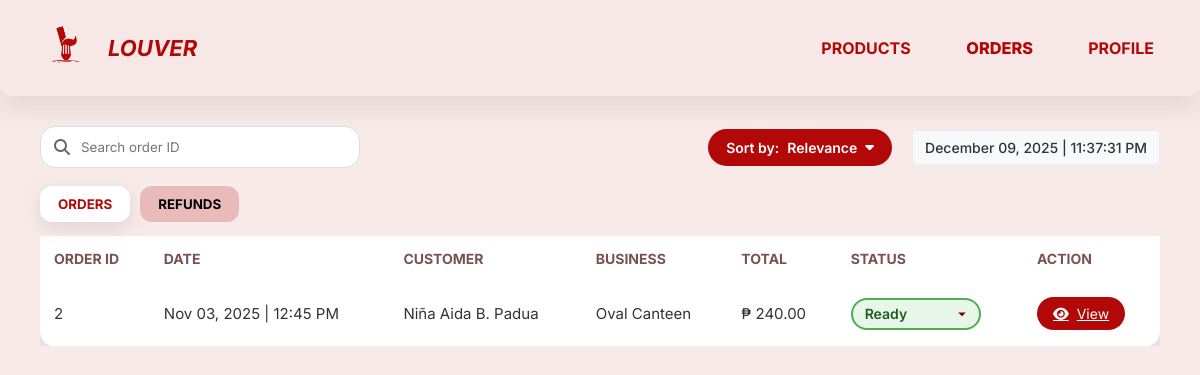
Page /html/business-owner/business-owner-myorders.php (signed in) on the committed database.
### tables this page shows
CREATE TABLE IF NOT EXISTS `orders` (
  `order_id` int NOT NULL AUTO_INCREMENT,
  `customer_id` int NOT NULL,
  `vendor_id` int NOT NULL,
  `total_price` decimal(10,2) NOT NULL,
  `payment_method` enum('COD') DEFAULT 'COD',
  `order_status` enum('Preparing','Ready','Delivered','Rejected') DEFAULT 'Preparing',
  `rejection_reason` varchar(255) DEFAULT NULL,
  `delivery_address` text,
  `customer_note` text,
  `delivery_fee` decimal(10,2) NOT NULL DEFAULT '20.00',
  `created_at` timestamp NULL DEFAULT CURRENT_TIMESTAMP,
  PRIMARY KEY (`order_id`),
  KEY `customer_id` (`customer_id`),
  KEY `vendor_id` (`vendor_id`)
);

CREATE TABLE IF NOT EXISTS `customers` (
  `customer_id` int NOT NULL AUTO_INCREMENT,
  `NAME` varchar(150) NOT NULL,
  `contact_number` varchar(20) NOT NULL,
  `email` varchar(150) NOT NULL,
  `password_hash` varchar(255) NOT NULL,
  `profile_image` varchar(255) DEFAULT 'default.png',
  `created_at` timestamp NULL DEFAULT CURRENT_TIMESTAMP,
  PRIMARY KEY (`customer_id`),
  UNIQUE KEY `email` (`email`)
);

CREATE TABLE IF NOT EXISTS `vendors` (
  `vendor_id` int NOT NULL AUTO_INCREMENT,
  `business_name` varchar(200) NOT NULL,
  `owner_name` varchar(150) DEFAULT NULL,
  `contact_number` varchar(20) NOT NULL,
  `address` varchar(255) NOT NULL,
  `email` varchar(200) DEFAULT NULL,
  `description` text,
  `estimated_time` varchar(50) DEFAULT '10 mins',
  `business_permit` varchar(255) NOT NULL,
  `profile_image` varchar(255) DEFAULT 'default.png',
  `password_hash` varchar(255) DEFAULT NULL,
  `session_status` enum('Online','Offline') DEFAULT 'Offline',
  `created_at` timestamp NULL DEFAULT CURRENT_TIMESTAMP,
  `banner_image` varchar(255) DEFAULT NULL,
  PRIMARY KEY (`vendor_id`),
  UNIQUE KEY `business_name` (`business_name`),
  KEY `session_status` (`session_status`)
);

### html/business-owner/business-owner-myorders.php (the view, shortened to what this page needs)
<?php
$conn = null;
$databaseConnected = isset($conn) && $conn;
$vendor_id = $_SESSION['vendor_id'];
$orders = [];
if ($databaseConnected) {
    $sql = "SELECT o.order_id, o.total_price, o.order_status, o.created_at, o.rejection_reason,
            c.customer_id, c.NAME AS customer_name, c.contact_number, c.email,
            v.business_name
            FROM orders o
            JOIN customers c ON o.customer_id = c.customer_id
            JOIN vendors v ON o.vendor_id = v.vendor_id
            WHERE o.vendor_id = ?
            ORDER BY o.created_at DESC";
    try {
        $stmt = $conn->prepare($sql);
        $stmt->bind_param("i", $vendor_id);
        $stmt->execute();
        $result = $stmt->get_result();
        if ($result) {
            $orders = $result->fetch_all(MYSQLI_ASSOC);
        }
    } catch (Exception $e) {
        error_log("Database error: " . $e->getMessage());
        $orders = [];
        $order_issues = [];
    }
}
?>
<!DOCTYPE html>
<html lang="en">
<head>
<link rel="stylesheet" href="https://cdnjs.cloudflare.com/ajax/libs/font-awesome/6.4.0/css/all.min.css">
<link rel="stylesheet" href="../../css/business-owner/business-owner-style.css">
<link rel="stylesheet" href="../../css/business-owner/business-owner-myorders.css">
</head>
<body>
<div class="navbar">
    <div class="logo">
        <img src="../../assets/pictures/logo.png" alt="Louver Logo" style="height:60px; width:auto;" />
        <span>LOUVER</span>
    </div>
    <div class="navbar-right">
        <nav>
            <a href="business-owner-products.html">PRODUCTS</a>
            <a href="business-owner-myorders.php" class="active">ORDERS</a>
            <a href="business-owner-account.html">PROFILE</a>
        </nav>
    </div>
</div>
<div class="orders-container">
    <div class="orders-top">
      <div class="search-wrapper">
        <i class="fa fa-search"></i>
        <input type="text" id="searchInput" placeholder="Search order ID">
      </div>
      <div class="date-sort">
        <div class="sort-dropdown">
          <button class="sort-btn">Sort by: <span id="sort-value">Relevance</span> <i class="fa fa-caret-down"></i></button>
        </div>
        <p class="date-label" id="liveClock"><?php echo date('F d, Y | h:i:s A'); ?></p>
      </div>
    </div>
    <div class="orders-tabs">
        <button class="tab active" data-tab="orders">ORDERS</button>
        <button class="tab" data-tab="refunds">REFUNDS</button>
    </div>
    <div class="orders-table-wrapper">
      <table class="orders-table" id="ordersTable">
        <thead>
          <tr>
            <th>ORDER ID</th>
            <th>DATE</th>
            <th>CUSTOMER</th>
            <th>BUSINESS</th>
            <th>TOTAL</th>
            <th>STATUS</th>
            <th>ACTION</th>
          </tr>
        </thead>
        <tbody id="ordersTableBody">
          <?php foreach ($orders as $order): ?>
          <?php
          $status_class = strtolower($order['order_status']);
          $date = new DateTime($order['created_at']);
          $formatted_date = $date->format('M d, Y | h:i A');
          ?>
          <tr data-tab="orders" data-order-id="<?php echo $order['order_id']; ?>">
              <td><?php echo htmlspecialchars($order['order_id']); ?></td>
              <td class="date-cell"><?php echo $formatted_date; ?></td>
              <td><?php echo htmlspecialchars($order['customer_name']); ?></td>
              <td><?php echo htmlspecialchars($order['business_name']); ?></td>
              <td>₱ <?php echo number_format($order['total_price'], 2); ?></td>
              <td>
                  <form method="POST" class="status-form" style="display: inline;">
                      <select name="status" class="status-select <?php echo $status_class; ?>" onchange="updateStatusColor(this); this.form.submit();" data-order-id="<?php echo $order['order_id']; ?>">
                          <option value="Ready" <?php echo $order['order_status'] == 'Ready' ? 'selected' : ''; ?>>Ready</option>
                      </select>
                  </form>
              </td>
              <td><a href="?view_order=<?php echo $order['order_id']; ?>" class="view-btn"><i class="fa fa-eye"></i> View</a></td>
          </tr>
          <?php endforeach; ?>
        </tbody>
      </table>
    </div>
</div>
</body>
</html>

### css/business-owner/business-owner-style.css (style rules this page uses)
* { margin: 0; padding: 0; box-sizing: border-box; font-family: "Inter", sans-serif; }
body { background: #f9eaea; }
.navbar { display: flex; justify-content: space-between; align-items: center; padding: 18px 36px; background: #f7e7e6; box-shadow: 0 15px 25px rgba(0, 0, 0, 0.08); border-bottom-left-radius: 12px; border-bottom-right-radius: 12px; gap: 12px; }
.navbar .logo { font-weight: 700; color: #b20808; font-size: 22px; display: flex; align-items: center; gap: 12px; font-family: 'Inter', sans-serif; font-style: italic; }
.navbar-right { display: flex; align-items: center; gap: 34px; }
.navbar-right nav { display: flex; gap: 36px; }
.navbar nav a { text-decoration: none; color: #b20808; font-weight: 700; font-size: 16px; padding: 6px 10px; transition: color 0.18s ease-in-out, font-weight 0.12s ease, transform 0.12s ease; -webkit-font-smoothing: antialiased; display: inline-block; }
.navbar nav a.active { color: #b20808; font-weight: 800; transform: scale(1.02); }
.orders-container { padding: 30px 40px; }
.orders-top { display: flex; justify-content: space-between; align-items: center; margin-bottom: 25px; }
.search-wrapper { position: relative; }
.search-wrapper input { width: 260px; padding: 12px 16px 12px 40px; border-radius: 15px; border: 1px solid #ddd; outline: none; }
.search-wrapper i { position: absolute; top: 50%; left: 14px; transform: translateY(-50%); color: #666; }
.date-sort { display: flex; align-items: center; gap: 20px; }
.date-label { font-weight: 600; color: #b20808; }
.sort-dropdown { position: relative; }
.sort-btn { background: #b20808; border: none; padding: 10px 18px; color: white; border-radius: 25px; font-size: 14px; cursor: pointer; }
.orders-tabs { display: flex; gap: 10px; margin-bottom: 20px; }
.orders-tabs .tab { padding: 10px 18px; border: none; background: #e9baba; border-radius: 12px; cursor: pointer; font-weight: 600; }
.orders-tabs .active { background: #b20808; color: white; }
.orders-table-wrapper { overflow-x: auto; }
.orders-table { width: 100%; background: rgb(239, 239, 239); border-radius: 12px; padding: 20px; border-collapse: collapse; }
.orders-table thead { background: #f5dcdc; }
.orders-table th { padding: 15px; font-size: 14px; color: #444; text-align: left; }
.orders-table td { padding: 18px 15px; border-bottom: 1px solid #eee; font-size: 15px; }
.view-btn { background: #b20808; color: white; padding: 8px 16px; border: none; border-radius: 20px; cursor: pointer; font-size: 14px; }
.view-btn i { margin-right: 6px; }
.sort-dropdown { position: relative; font-family: 'Inter', sans-serif; }
.sort-btn { background: #9C0E0E; color: white; border: none; padding: 12px 18px; border-radius: 30px; font-size: 15px; cursor: pointer; display: flex; align-items: center; gap: 5px; }

### css/business-owner/business-owner-myorders.css (style rules this page uses)
.orders-container { padding: 30px 40px; }
.orders-top { display: flex; justify-content: space-between; align-items: center; margin-bottom: 18px; }
.search-wrapper { position: relative; }
.search-wrapper input { width: 320px; padding: 12px 16px 12px 40px; border-radius: 15px; border: 1px solid #ddd; outline: none; background: #fff; }
.search-wrapper i { position: absolute; top: 50%; left: 14px; transform: translateY(-50%); color: #666; }
.date-sort { display: flex; align-items: center; gap: 20px; }
.sort-btn { background: #b20808; border: none; padding: 10px 18px; color: white; border-radius: 25px; font-size: 14px; font-weight: 600; cursor: pointer; display: flex; align-items: center; gap: 8px; }
.date-label { color: #760101; font-weight: 600; }
.orders-tabs { display: flex; gap: 10px; margin: 6px 0 14px; }
.orders-tabs .tab { padding: 10px 18px; border: none; background: #e9baba; border-radius: 12px; cursor: pointer; font-weight: 700; }
.orders-tabs .tab.active { background: #fff; color: #b20808; box-shadow: 0 6px 20px rgba(0,0,0,0.1); }
.orders-table-wrapper { overflow-x: auto; }
.orders-table { width: 100%; background: #ffffff; border-radius: 16px; padding: 14px 16px; border-collapse: collapse; box-shadow: 0 8px 30px rgba(0,0,0,0.12); }
.orders-table thead { background: #ffffff; }
.orders-table th { padding: 14px; font-size: 14px; color: #7a5252; text-align: left; }
.orders-table td { padding: 16px 14px; border-bottom: 1px solid #eee; font-size: 15px; color: #333; }
.view-btn { background: #b20808; color: white; padding: 8px 16px; border: none; border-radius: 20px; cursor: pointer; font-size: 14px; display: inline-flex; align-items: center; gap: 8px; }
.view-btn i { margin: 0; }

### rows in the picture
orders: order_id "2", created_at "Nov 03, 2025 | 12:45 PM", customer.NAME "Niña Aida B. Padua", vendor.business_name "Oval Canteen", total_price "240.00", status "Ready"
